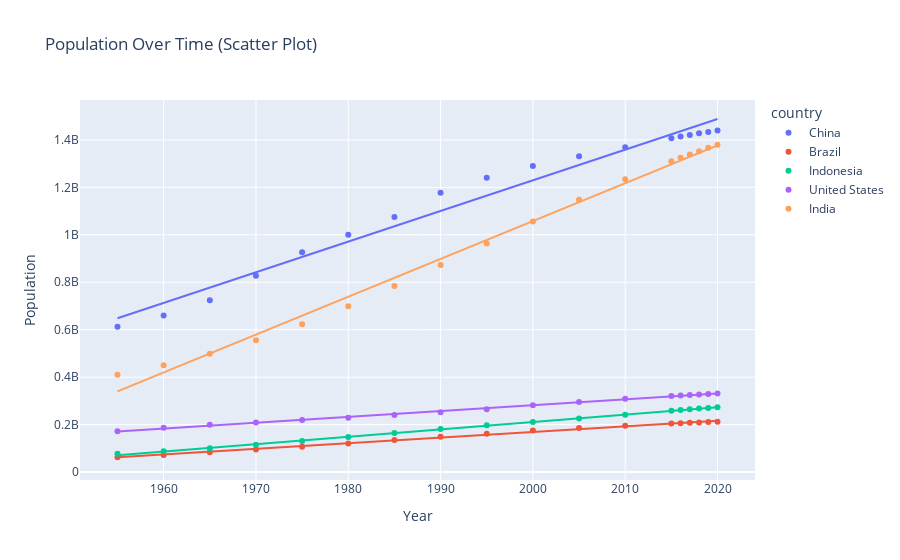

The code cell stored with this chart in its notebook:
### Markdown cell above
# ScatterPlot

### Code cell
fig = px.scatter(df_population,
                 x='year',
                 y='population',
                 color='country',
                 title='Population Over Time (Scatter Plot)',
                 labels={'year': 'Year', 'population': 'Population'},
                 trendline='ols')  # Optional: adds trendline

fig.show()

### Figure 1 — Plotly figure (JSON) as saved in the notebook; plotly's stock layout.template omitted (floating-point values rounded to 4 significant figures)
{"data": [{"hovertemplate": "country=China<br>Year=%{x}<br>Population=%{y}<extra></extra>", "legendgroup": "China", "marker": {"color": "#636efa", "symbol": "circle"}, "mode": "markers", "name": "China", "orientation": "v", "showlegend": true, "type": "scatter", "x": [2020, 2019, 2018, 2017, 2016, 2015, 2010, 2005, 2000, 1995, 1990, 1985, 1980, 1975, 1970, 1965, 1960, 1955], "xaxis": "x", "y": [1439323776, 1433783686, 1427647786, 1421021791, 1414049351, 1406847870, 1368810615, 1330776380, 1290550765, 1240920535, 1176883674, 1075589361, 1000089235, 926240885, 827601394, 724218968, 660408056, 612241554], "yaxis": "y"}, {"hovertemplate": "<b>OLS trendline</b><br>population = 1.29225e+07 * year + -2.46153e+10<br>R<sup>2</sup>=0.976939<br><br>country=China<br>Year=%{x}<br>Population=%{y} <b>(trend)</b><extra></extra>", "legendgroup": "China", "marker": {"color": "#636efa", "symbol": "circle"}, "mode": "lines", "name": "China", "showlegend": false, "type": "scatter", "x": [1955, 1960, 1965, 1970, 1975, 1980, 1985, 1990, 1995, 2000, 2005, 2010, 2015, 2016, 2017, 2018, 2019, 2020], "xaxis": "x", "y": [648100000.0, 712800000.0, 777400000.0, 842000000.0, 906600000.0, 971200000.0, 1036000000.0, 1100000000.0, 1165000000.0, 1230000000.0, 1294000000.0, 1359000000.0, 1423000000.0, 1436000000.0, 1449000000.0, 1462000000.0, 1475000000.0, 1488000000.0], "yaxis": "y"}, {"hovertemplate": "country=Brazil<br>Year=%{x}<br>Population=%{y}<extra></extra>", "legendgroup": "Brazil", "marker": {"color": "#EF553B", "symbol": "circle"}, "mode": "markers", "name": "Brazil", "orientation": "v", "showlegend": true, "type": "scatter", "x": [2020, 2019, 2018, 2017, 2016, 2015, 2010, 2005, 2000, 1995, 1990, 1985, 1980, 1975, 1970, 1965, 1960, 1955], "xaxis": "x", "y": [212559417, 211049527, 209469323, 207833823, 206163053, 204471769, 195713635, 186127103, 174790340, 162019896, 149003223, 135274080, 120694009, 107216205, 95113265, 83373530, 72179226, 62533919], "yaxis": "y"}, {"hovertemplate": "<b>OLS trendline</b><br>population = 2.38205e+06 * year + -4.5949e+09<br>R<sup>2</sup>=0.996545<br><br>country=Brazil<br>Year=%{x}<br>Population=%{y} <b>(trend)</b><extra></extra>", "legendgroup": "Brazil", "marker": {"color": "#EF553B", "symbol": "circle"}, "mode": "lines", "name": "Brazil", "showlegend": false, "type": "scatter", "x": [1955, 1960, 1965, 1970, 1975, 1980, 1985, 1990, 1995, 2000, 2005, 2010, 2015, 2016, 2017, 2018, 2019, 2020], "xaxis": "x", "y": [62010000.0, 73920000.0, 85830000.0, 97740000.0, 109700000.0, 121600000.0, 133500000.0, 145400000.0, 157300000.0, 169200000.0, 181100000.0, 193000000.0, 204900000.0, 207300000.0, 209700000.0, 212100000.0, 214500000.0, 216800000.0], "yaxis": "y"}, {"hovertemplate": "country=Indonesia<br>Year=%{x}<br>Population=%{y}<extra></extra>", "legendgroup": "Indonesia", "marker": {"color": "#00cc96", "symbol": "circle"}, "mode": "markers", "name": "Indonesia", "orientation": "v", "showlegend": true, "type": "scatter", "x": [2020, 2019, 2018, 2017, 2016, 2015, 2010, 2005, 2000, 1995, 1990, 1985, 1980, 1975, 1970, 1965, 1960, 1955], "xaxis": "x", "y": [273523615, 270625568, 267670543, 264650963, 261556381, 258383256, 241834215, 226289470, 211513823, 196934260, 181413402, 164982451, 147447836, 130680727, 114793178, 100267062, 87751068, 77273425], "yaxis": "y"}, {"hovertemplate": "<b>OLS trendline</b><br>population = 3.10814e+06 * year + -6.00495e+09<br>R<sup>2</sup>=0.999193<br><br>country=Indonesia<br>Year=%{x}<br>Population=%{y} <b>(trend)</b><extra></extra>", "legendgroup": "Indonesia", "marker": {"color": "#00cc96", "symbol": "circle"}, "mode": "lines", "name": "Indonesia", "showlegend": false, "type": "scatter", "x": [1955, 1960, 1965, 1970, 1975, 1980, 1985, 1990, 1995, 2000, 2005, 2010, 2015, 2016, 2017, 2018, 2019, 2020], "xaxis": "x", "y": [71460000.0, 87000000.0, 102500000.0, 118100000.0, 133600000.0, 149200000.0, 164700000.0, 180200000.0, 195800000.0, 211300000.0, 226900000.0, 242400000.0, 258000000.0, 261100000.0, 264200000.0, 267300000.0, 270400000.0, 273500000.0], "yaxis": "y"}, {"hovertemplate": "country=United States<br>Year=%{x}<br>Population=%{y}<extra></extra>", "legendgroup": "United States", "marker": {"color": "#ab63fa", "symbol": "circle"}, "mode": "markers", "name": "United States", "orientation": "v", "showlegend": true, "type": "scatter", "x": [2020, 2019, 2018, 2017, 2016, 2015, 2010, 2005, 2000, 1995, 1990, 1985, 1980, 1975, 1970, 1965, 1960, 1955], "xaxis": "x", "y": [331002651, 329064917, 327096265, 325084756, 323015995, 320878310, 309011475, 294993511, 281710909, 265163745, 252120309, 240499825, 229476354, 219081251, 209513341, 199733676, 186720571, 171685336], "yaxis": "y"}, {"hovertemplate": "<b>OLS trendline</b><br>population = 2.46496e+06 * year + -4.64798e+09<br>R<sup>2</sup>=0.997602<br><br>country=United States<br>Year=%{x}<br>Population=%{y} <b>(trend)</b><extra></extra>", "legendgroup": "United States", "marker": {"color": "#ab63fa", "symbol": "circle"}, "mode": "lines", "name": "United States", "showlegend": false, "type": "scatter", "x": [1955, 1960, 1965, 1970, 1975, 1980, 1985, 1990, 1995, 2000, 2005, 2010, 2015, 2016, 2017, 2018, 2019, 2020], "xaxis": "x", "y": [171000000.0, 183300000.0, 195700000.0, 208000000.0, 220300000.0, 232600000.0, 245000000.0, 257300000.0, 269600000.0, 281900000.0, 294300000.0, 306600000.0, 318900000.0, 321400000.0, 323800000.0, 326300000.0, 328800000.0, 331200000.0], "yaxis": "y"}, {"hovertemplate": "country=India<br>Year=%{x}<br>Population=%{y}<extra></extra>", "legendgroup": "India", "marker": {"color": "#FFA15A", "symbol": "circle"}, "mode": "markers", "name": "India", "orientation": "v", "showlegend": true, "type": "scatter", "x": [2020, 2019, 2018, 2017, 2016, 2015, 2010, 2005, 2000, 1995, 1990, 1985, 1980, 1975, 1970, 1965, 1960, 1955], "xaxis": "x", "y": [1380004385, 1366417754, 1352642280, 1338676785, 1324517249, 1310152403, 1234281170, 1147609927, 1056575549, 963922588, 873277798, 784360008, 698952844, 623102897, 555189792, 499123324, 450547679, 409880595], "yaxis": "y"}, {"hovertemplate": "<b>OLS trendline</b><br>population = 1.5949e+07 * year + -3.08401e+10<br>R<sup>2</sup>=0.994399<br><br>country=India<br>Year=%{x}<br>Population=%{y} <b>(trend)</b><extra></extra>", "legendgroup": "India", "marker": {"color": "#FFA15A", "symbol": "circle"}, "mode": "lines", "name": "India", "showlegend": false, "type": "scatter", "x": [1955, 1960, 1965, 1970, 1975, 1980, 1985, 1990, 1995, 2000, 2005, 2010, 2015, 2016, 2017, 2018, 2019, 2020], "xaxis": "x", "y": [340300000.0, 420000000.0, 499800000.0, 579500000.0, 659300000.0, 739000000.0, 818800000.0, 898500000.0, 978200000.0, 1058000000.0, 1138000000.0, 1217000000.0, 1297000000.0, 1313000000.0, 1329000000.0, 1345000000.0, 1361000000.0, 1377000000.0], "yaxis": "y"}], "layout": {"legend": {"title": {"text": "country"}, "tracegroupgap": 0}, "title": {"text": "Population Over Time (Scatter Plot)"}, "xaxis": {"anchor": "y", "domain": [0, 1], "title": {"text": "Year"}}, "yaxis": {"anchor": "x", "domain": [0, 1], "title": {"text": "Population"}}}}
